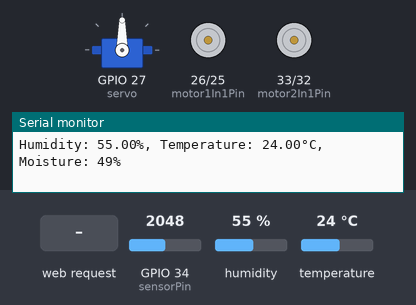
This sketch was run on a simulated ESP32. On the bench: servo, motor-driver pin pairs drawn as motors (green arrow = first pin HIGH = forward, orange = second pin HIGH = backward, longer = more drive), the last lines printed to the serial monitor. Inputs (shaded band) come from the test bench; at power-on: GPIO 34 (sensorPin) = 2048, humidity 55 %, temperature 24 °C.

Above: at 1.2 s.
1.3 s: HTTP request GET /rotate received
At 2.9 s:
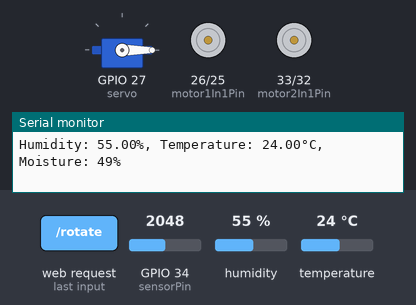
3.8 s: HTTP request GET /move?dir=forward received
At 5.0 s:
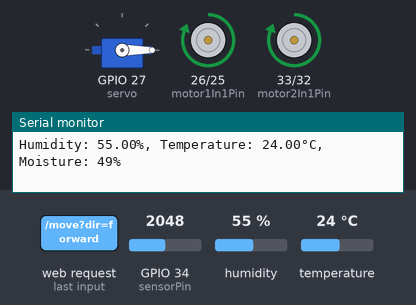
5.8 s: HTTP request GET /move?dir=backward received
At 7.4 s:
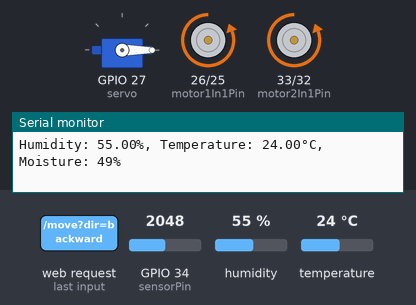
7.8 s: HTTP request GET /move?dir=left received
At 9.5 s:
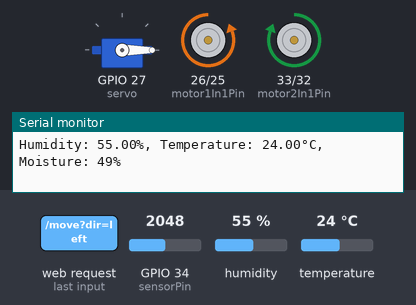
9.8 s: HTTP request GET /move?dir=right received
At 11.0 s:
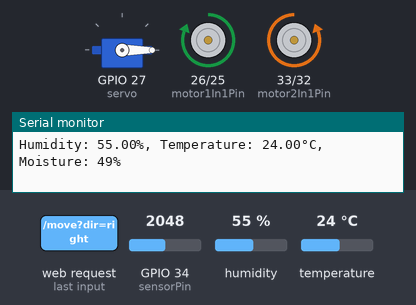
Timing chart, 0 to 12.8 s (numbered marks = the images above; inputs shaded):
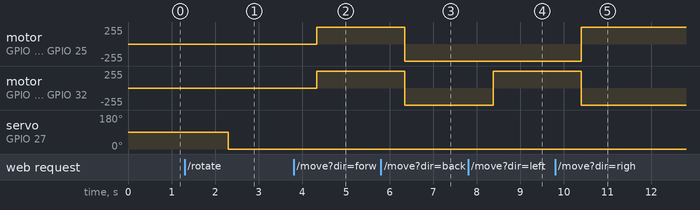

The sketch:

SMART_AGRI.ino
```cpp
#include <DHT.h>
#include <WiFi.h>
#include <ESPAsyncWebSrv.h>
#include <ArduinoJson.h>
#include <ESP32Servo.h> // Include the Servo library
#define DHTPIN 14 // Pin D14 connected to the DHT sensor
#define DHTTYPE DHT11 // DHT sensor type
DHT dht(DHTPIN, DHTTYPE); // Initialize DHT sensor
Servo servo; // Create a servo object
// WiFi credentials
const char* ssid = "your_SSID";
const char* password = "your_password";
// Pin definitions for L298N motor driver
const int motor1In1Pin = 26;
const int motor1In2Pin = 25;
const int motor2In1Pin = 33;
const int motor2In2Pin = 32;
// Ultrasonic sensor pin definitions
const int trigPin = 13;
const int echoPin = 12;
// Soil moisture sensor pin definition
const int sensorPin = 34; // Soil moisture sensor O/P pin
// HTML page content
const char* htmlPage = R"HTML(
<!DOCTYPE html>
<html>
<head>
<meta name="viewport" content="width=device-width, initial-scale=1.0">
<style>
.arrows {
font-size: 70px;
color: black;
position: center;
}
.stopButton {
font-size: 25px;
position: center;
color: black;
}
.button {
width: 100px;
height: 100px;
font-size: 20px;
margin: 10px;
border-radius: 25%;
}
.distance {
color: lightgreen;
font-size: 30px;
text-align: center;
margin-bottom: 10px;
}
.obstacle {
color:red;
font-size: 34px;
text-align: center;
margin-top: 20px;
}
</style>
<script>
function updateValues(humidity, temperature, moisture) {
document.getElementById("humidityValue").textContent = humidity;
document.getElementById("temperatureValue").textContent = temperature;
document.getElementById("moistureValue").textContent = moisture;
}
function move(direction) {
var xhttp = new XMLHttpRequest();
xhttp.open("GET", "/move?dir=" + direction, true);
xhttp.send();
}
function updateDistance(distance) {
var distanceElement = document.getElementById("distance");
var obstacleTextElement = document.getElementById("obstacleText");
distanceElement.textContent = distance + " cm";
if (distance < 10) {
obstacleTextElement.style.display = "block";
} else {
obstacleTextElement.style.display = "none";
}
}
function rotateServo() {
var xhttp = new XMLHttpRequest();
xhttp.open("GET", "/rotate", true);
xhttp.send();
}
setInterval(function() {
var xhttp = new XMLHttpRequest();
xhttp.onreadystatechange = function() {
if (this.readyState == 4 && this.status == 200) {
var data = JSON.parse(this.responseText);
updateValues(data.humidity, data.temperature, data.moisture);
updateDistance(data.distance);
}
};
xhttp.open("GET", "/data", true);
xhttp.send();
}, 1000);
</script>
</head>
<body class="noselect" align="center" style="background-color:black">
<h1 style="color: white; text-align: center;">Control Your Car!!</h1>
<p style="color: black; text-align: center;">Humidity: <span id="humidityValue">-
</span>%</p>
<p style="color: black; text-align: center;">Temperature: <span id="temperatureValue">-
</span>°C</p>
<p style="color: black; text-align: center;">Moisture: <span id="moistureValue">-
</span>%</p>
<p class="distance">Distance: <span id="distance">-</span></p>
<p class="obstacle" id="obstacleText" style="display: none;">Obstacle Detected</p>
<button class="button" onclick="move('forward')"><span
class="arrows">&#8679;</span></button>
<br>
<button class="button" onclick="move('left')"><span
class="arrows">&#8678;</span></button>
<button class="button" onclick="move('stop')"><span
class="stopButton">STOP</span></button>
<button class="button" onclick="move('right')"><span
class="arrows">&#8680;</span></button>
<br>
<button class="button" onclick="move('backward')"><span
class="arrows">&#8681;</span></button>
<br>
<button class="button" onclick="rotateServo()">Moist</button> <!-- New button for servo
control -->
</body>
</html>
)HTML";
AsyncWebServer server(80);
String currentDirection = "stop";
void setup() {
Serial.begin(115200);
WiFi.softAP(ssid, password);
IPAddress IP = WiFi.softAPIP();
Serial.print("AP IP address: ");
Serial.println(IP);
pinMode(motor1In1Pin, OUTPUT);
pinMode(motor1In2Pin, OUTPUT);
pinMode(motor2In1Pin, OUTPUT);
pinMode(motor2In2Pin, OUTPUT);
pinMode(trigPin, OUTPUT);
pinMode(echoPin, INPUT);
dht.begin();
servo.attach(27); // Attach the servo to pin 4
server.on("/", HTTP_GET, [](AsyncWebServerRequest *request){
request->send(200, "text/html", htmlPage);
});
server.on("/move", HTTP_GET, [](AsyncWebServerRequest *request){
String direction = request->getParam("dir")->value();
// Update currentDirection only if the direction is valid
if (direction == "forward" || direction == "backward" || direction == "left" || direction ==
"right" || direction == "stop") {
currentDirection = direction;
}
request->send(200, "text/plain", "OK");
});
server.on("/rotate", HTTP_GET, [](AsyncWebServerRequest *request){
rotateServo(); // Call the rotateServo function
request->send(200, "text/plain", "OK");
});
server.on("/data", HTTP_GET, [](AsyncWebServerRequest *request){
float humidity = dht.readHumidity(); // Read humidity value
float temperature = dht.readTemperature(); // Read temperature value in Celsius
int moisture = getMoisture();
if (isnan(humidity) || isnan(temperature)) {
Serial.println("Failed to read from DHT sensor!");
return;
}
StaticJsonDocument<200> jsonDocument;
jsonDocument["humidity"] = humidity;
jsonDocument["temperature"] = temperature;
jsonDocument["moisture"] = moisture;
jsonDocument["distance"] = getDistance();
String jsonData;
serializeJson(jsonDocument, jsonData);
request->send(200, "application/json", jsonData);
});
server.begin();
}
void loop() {
if (currentDirection == "forward") {
digitalWrite(motor1In1Pin, HIGH);
digitalWrite(motor1In2Pin, LOW);
digitalWrite(motor2In1Pin, HIGH);
digitalWrite(motor2In2Pin, LOW);
} else if (currentDirection == "backward") {
digitalWrite(motor1In1Pin, LOW);
digitalWrite(motor1In2Pin, HIGH);
digitalWrite(motor2In1Pin, LOW);
digitalWrite(motor2In2Pin, HIGH);
} else if (currentDirection == "left") {
digitalWrite(motor1In1Pin, LOW);
digitalWrite(motor1In2Pin, HIGH);
digitalWrite(motor2In1Pin, HIGH);
digitalWrite(motor2In2Pin, LOW);
} else if (currentDirection == "right") {
digitalWrite(motor1In1Pin, HIGH);
digitalWrite(motor1In2Pin, LOW);
digitalWrite(motor2In1Pin, LOW);
digitalWrite(motor2In2Pin, HIGH);
} else if (currentDirection == "stop") {
digitalWrite(motor1In1Pin, LOW);
digitalWrite(motor1In2Pin, LOW);
digitalWrite(motor2In1Pin, LOW);
digitalWrite(motor2In2Pin, LOW);
}
// Rest of the code...
float humidity = dht.readHumidity(); // Read humidity value
float temperature = dht.readTemperature(); // Read temperature value in Celsius
int moisture = getMoisture();
Serial.print("Humidity: ");
Serial.print(humidity);
Serial.print("%, Temperature: ");
Serial.print(temperature);
Serial.print("°C, Moisture: ");
Serial.print(moisture);
Serial.println("%");
// Delay before next reading
delay(1000);
}
int getMoisture() {
int sensor_analog = analogRead(sensorPin);
int moisture = 100 - ((sensor_analog / 4095.0) * 100);
return moisture;
}
long getDistance() {
long duration, distance;
digitalWrite(trigPin, LOW);
delayMicroseconds(2);
digitalWrite(trigPin, HIGH);
delayMicroseconds(10);
digitalWrite(trigPin, LOW);
duration = pulseIn(echoPin, HIGH);
distance = duration * 0.034 / 2;
if (distance < 10) {
currentDirection = "stop";
}
return distance;
}
void rotateServo() {
servo.write(120); // Rotate servo to 120 degrees
delay(1000); // Wait for 5 seconds
servo.write(0); // Rotate servo back to 0 degrees
}
```

Measured:
- after the input at 1.3 s, servo on GPIO 27 (servo): 90° → 0° after 1.0 s
- after the input at 3.8 s, motor on GPIO 26 (motor1In1Pin) / GPIO 25 (motor1In2Pin), motor on GPIO 33 (motor2In1Pin) / GPIO 32 (motor2In2Pin): stopped → forward 255/255 after 0.52 s
- after the input at 5.8 s, motor on GPIO 26 (motor1In1Pin) / GPIO 25 (motor1In2Pin), motor on GPIO 33 (motor2In1Pin) / GPIO 32 (motor2In2Pin): forward 255/255 → backward 255/255 after 0.55 s
- after the input at 7.8 s, motor on GPIO 33 (motor2In1Pin) / GPIO 32 (motor2In2Pin): backward 255/255 → forward 255/255 after 0.57 s
- after the input at 9.8 s, motor on GPIO 26 (motor1In1Pin) / GPIO 25 (motor1In2Pin): backward 255/255 → forward 255/255 after 0.60 s; motor on GPIO 33 (motor2In1Pin) / GPIO 32 (motor2In2Pin): forward 255/255 → backward 255/255 after 0.60 s
